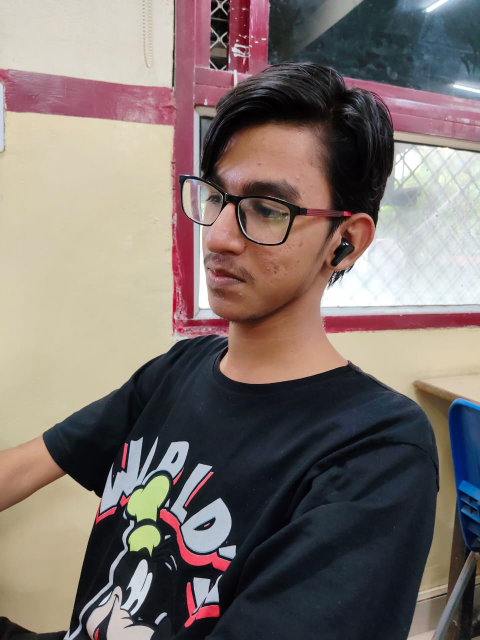
#> input picture images/bhavya.jpg, 960 x 1280 px (shown at 1/2 size); its folder holds 4 pictures in this run
$ python imageFiltering.py
#> lines starting #> are read from the running program, lines starting #| are printed output that depends on the picture; after the words box and inside, x2 and y2 are one past the last pixel; in counts of white or black regions, pixels touching at a corner belong together
import cv2
import numpy as np
import os

imgPath = "images/"
img4use = []

def loadImg():
    for img in os.listdir(imgPath):
        img_loc = os.path.join(imgPath, img)

        loaded_img = cv2.imread(img_loc)
#> loaded_img is the input picture: shape (1280, 960, 3); mean B, G, R 110.4, 114.9, 126.3

        if loaded_img is not None:
            img4use.append(loaded_img)


loadImg()


def gaussBlur(img):
    if img is not None:
        blurdImg = cv2.GaussianBlur(img, (9,9), 3)
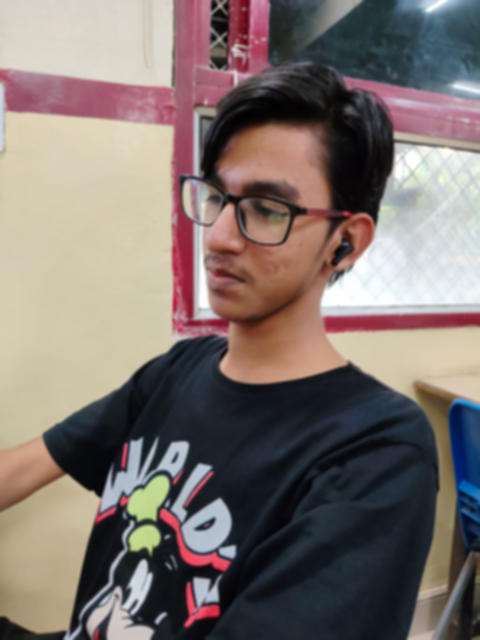
#> blurdImg: shape (1280, 960, 3) (shown at 1/2 size); mean B, G, R 110.4, 114.9, 126.3


        # cv2.imshow("Real Image", img)
        # cv2.imshow("Blurred Image", blurdImg)

        return blurdImg

    cv2.waitKey(0)
    cv2.destroyAllWindows()

blur_img = gaussBlur(img4use[0])


def sharpenImg(img):
    kernel = np.array([
        [0, -1, 0],
        [-1, 5, -1],
        [0, -1, 0],
    ]
    )

    sharp = cv2.filter2D(img, -1, kernel)

    cv2.imshow("Original Image", img)
    cv2.imshow("Sharp Image", sharp)

    cv2.waitKey(0)
    cv2.destroyAllWindows()


# sharpenImg(blur_img)


def getContours(img):

    imgCp = img.copy()

    grayImg = cv2.cvtColor(img, cv2.COLOR_BGR2GRAY)
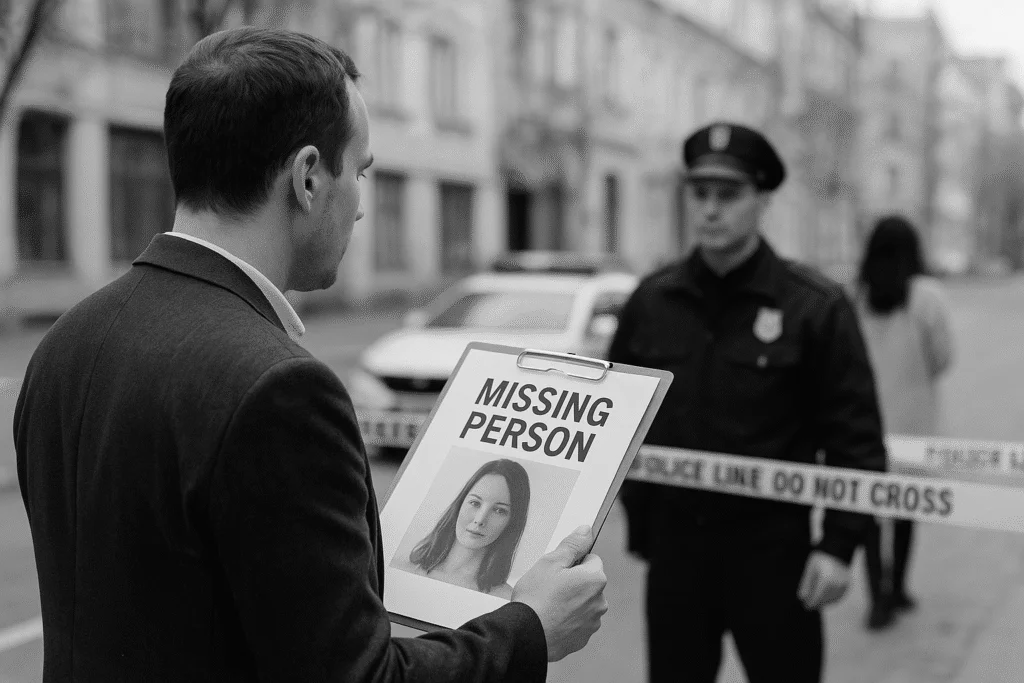
#> grayImg: shape (683, 1024); min 0, max 252, mean 99.8

    _, thresh = cv2.threshold(grayImg, 127, 200, cv2.THRESH_BINARY)
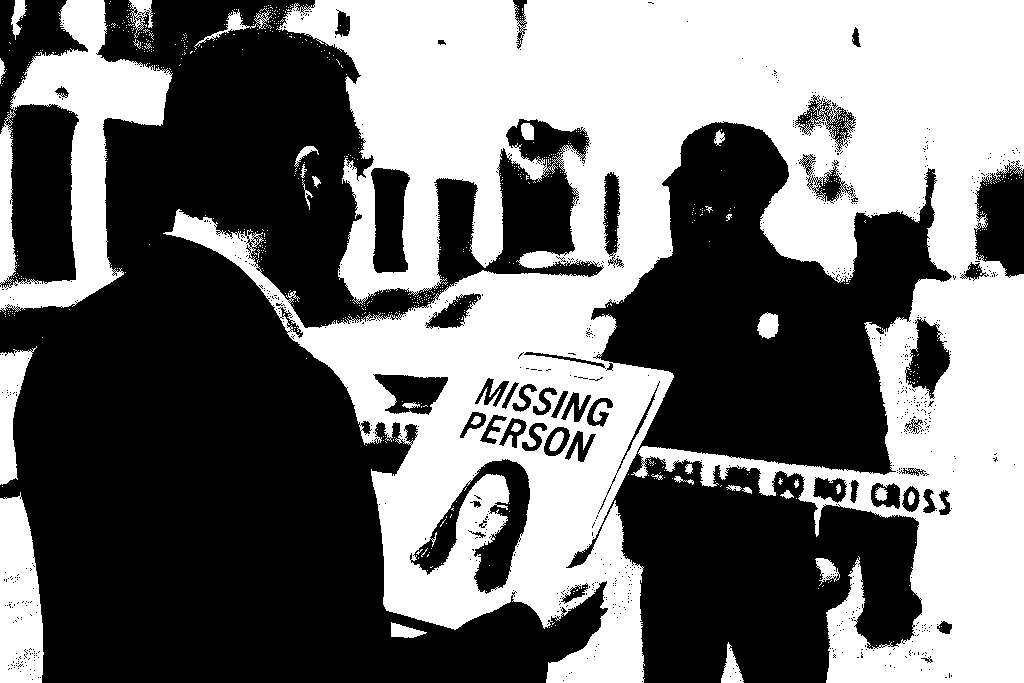
#> thresh: shape (683, 1024); values 0 (black) and 200 (white), 45.2% white; 737 white regions (702 under 20 px)

    contours, heirarchy = cv2.findContours(thresh, cv2.RETR_EXTERNAL, cv2.CHAIN_APPROX_SIMPLE)
#> contours = 560 contours, 538 with area under 20; largest, box (x1, y1, x2, y2) and area: (163, 0, 1024, 683) 306254, (0, 0, 173, 312) 19506, (0, 492, 44, 683) 6663, (0, 346, 37, 485) 2269, (721, 642, 744, 683) 429
    cntImg = cv2.drawContours(grayImg,  contours, -1,  (0,255,0), 2)
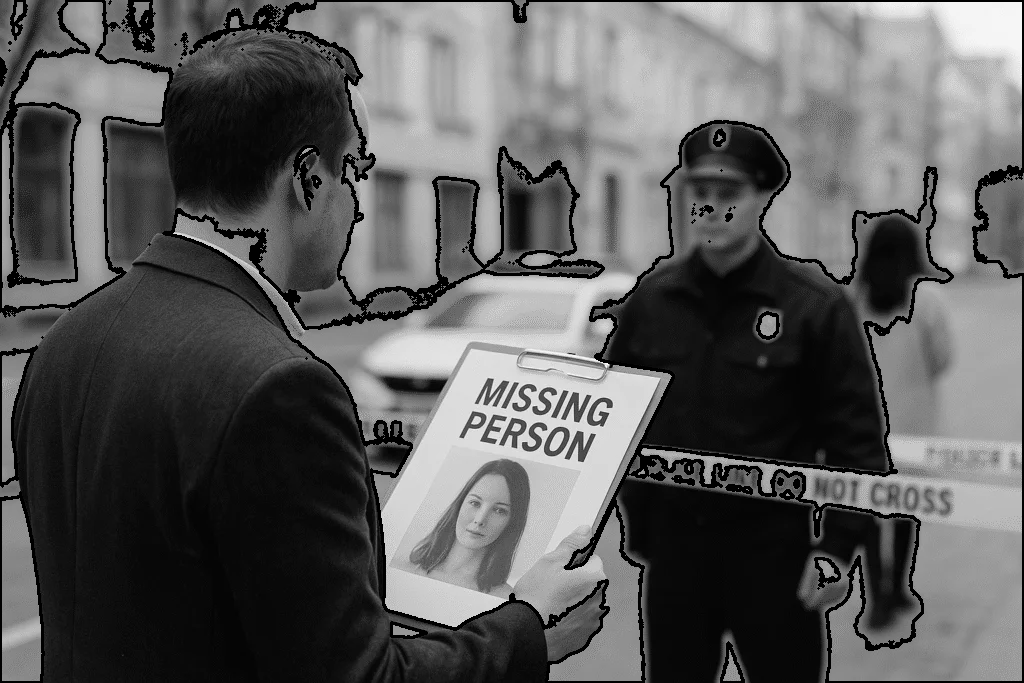
#> cntImg: shape (683, 1024); min 0, max 250, mean 91.9

    cv2.imshow("Contours", cntImg)

    cv2.waitKey(0)
    cv2.destroyAllWindows()


getContours(img4use[1])
print("hello opencv")
